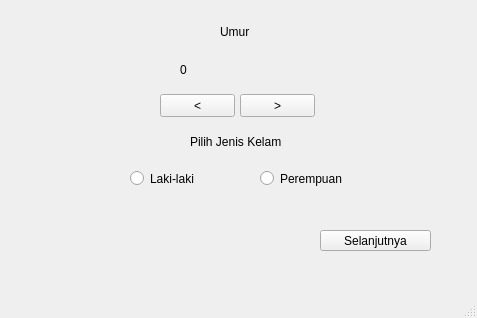
<?xml version="1.0" encoding="UTF-8"?>
<ui version="4.0">
 <class>MainWindow</class>
 <widget class="QMainWindow" name="MainWindow">
  <property name="geometry">
   <rect>
    <x>0</x>
    <y>0</y>
    <width>477</width>
    <height>318</height>
   </rect>
  </property>
  <property name="windowTitle">
   <string>MainWindow</string>
  </property>
  <widget class="QWidget" name="centralwidget">
   <widget class="QLabel" name="label_JenisKelamin">
    <property name="geometry">
     <rect>
      <x>190</x>
      <y>134</y>
      <width>91</width>
      <height>16</height>
     </rect>
    </property>
    <property name="text">
     <string>Pilih Jenis Kelamin</string>
    </property>
   </widget>
   <widget class="QLabel" name="label_Umur">
    <property name="geometry">
     <rect>
      <x>220</x>
      <y>24</y>
      <width>91</width>
      <height>16</height>
     </rect>
    </property>
    <property name="text">
     <string>Umur</string>
    </property>
   </widget>
   <widget class="QRadioButton" name="radioButton_LakiLaki">
    <property name="geometry">
     <rect>
      <x>130</x>
      <y>170</y>
      <width>82</width>
      <height>17</height>
     </rect>
    </property>
    <property name="text">
     <string>Laki-laki</string>
    </property>
   </widget>
   <widget class="QRadioButton" name="radioButton_Perempuan">
    <property name="geometry">
     <rect>
      <x>260</x>
      <y>170</y>
      <width>82</width>
      <height>17</height>
     </rect>
    </property>
    <property name="text">
     <string>Perempuan</string>
    </property>
   </widget>
   <widget class="QPushButton" name="pushButton_UP">
    <property name="geometry">
     <rect>
      <x>240</x>
      <y>94</y>
      <width>75</width>
      <height>23</height>
     </rect>
    </property>
    <property name="text">
     <string>&gt;</string>
    </property>
   </widget>
   <widget class="QPushButton" name="pushButton_2">
    <property name="geometry">
     <rect>
      <x>160</x>
      <y>94</y>
      <width>75</width>
      <height>23</height>
     </rect>
    </property>
    <property name="text">
     <string>&lt;</string>
    </property>
   </widget>
   <widget class="QLabel" name="label_NilaiUmur">
    <property name="geometry">
     <rect>
      <x>180</x>
      <y>60</y>
      <width>101</width>
      <height>20</height>
     </rect>
    </property>
    <property name="text">
     <string>0</string>
    </property>
   </widget>
   <widget class="QPushButton" name="pushButton_Kembali">
    <property name="geometry">
     <rect>
      <x>320</x>
      <y>230</y>
      <width>111</width>
      <height>21</height>
     </rect>
    </property>
    <property name="text">
     <string>Selanjutnya</string>
    </property>
   </widget>
  </widget>
  <widget class="QMenuBar" name="menubar">
   <property name="geometry">
    <rect>
     <x>0</x>
     <y>0</y>
     <width>477</width>
     <height>21</height>
    </rect>
   </property>
  </widget>
  <widget class="QStatusBar" name="statusbar"/>
 </widget>
 <resources/>
 <connections/>
</ui>
